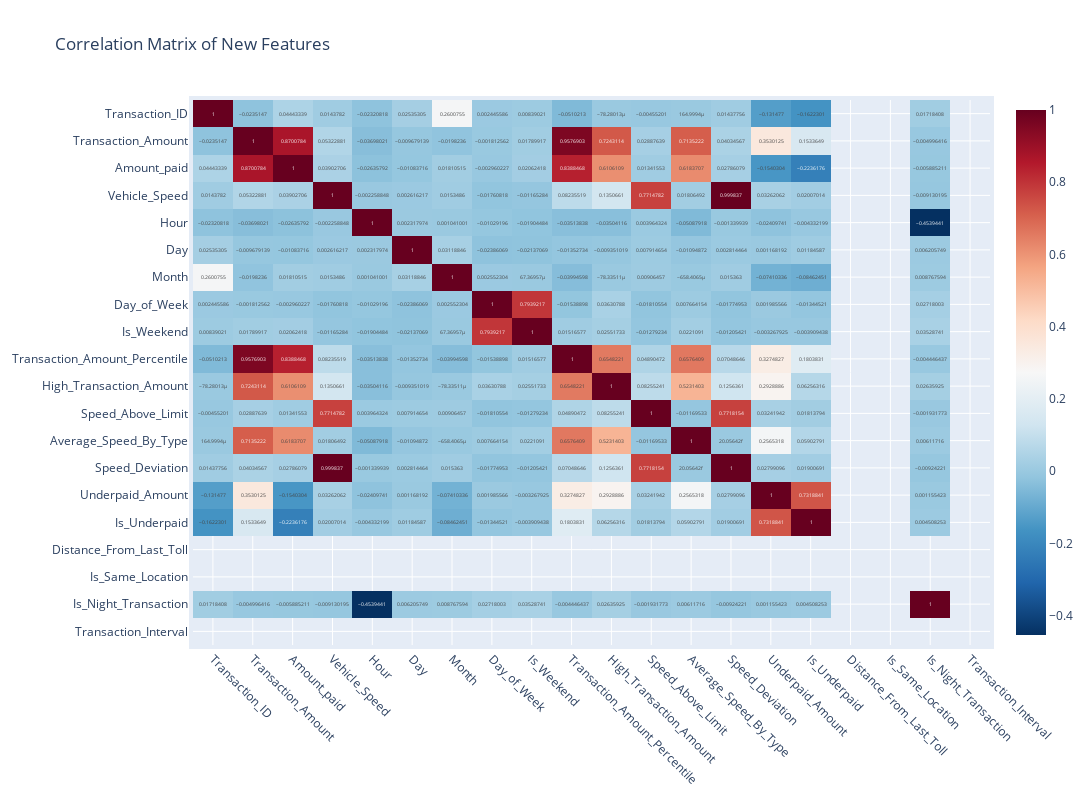

Notebook cell for this chart:
### Code cell
import plotly.express as px



# Calculate the correlation matrix for the new features
correlation_matrix = df.corr()

# Create an interactive heatmap using Plotly with improved readability
fig = px.imshow(correlation_matrix, 
                text_auto=True, 
                aspect="auto", 
                color_continuous_scale='RdBu_r', 
                title='Correlation Matrix of New Features')

# Update layout for better readability
fig.update_layout(
    autosize=False,
    width=1200,
    height=800,
    margin=dict(l=50, r=50, b=100, t=100, pad=4),
    xaxis=dict(tickangle=45),
    yaxis=dict(tickmode='linear')
)

# Show the interactive plot
fig.show()

### Figure 1 — Plotly figure (JSON) as saved in the notebook; plotly's stock layout.template omitted (floating-point values rounded to 4 significant figures; data arrays with more than 128 entries replaced by an {"elided": "..."} marker saying what was removed)
{"data": [{"coloraxis": "coloraxis", "hovertemplate": "x: %{x}<br>y: %{y}<br>color: %{z}<extra></extra>", "name": "0", "texttemplate": "%{z}", "type": "heatmap", "x": ["Transaction_ID", "Transaction_Amount", "Amount_paid", "Vehicle_Speed", "Hour", "Day", "Month", "Day_of_Week", "Is_Weekend", "Transaction_Amount_Percentile", "High_Transaction_Amount", "Speed_Above_Limit", "Average_Speed_By_Type", "Speed_Deviation", "Underpaid_Amount", "Is_Underpaid", "Distance_From_Last_Toll", "Is_Same_Location", "Is_Night_Transaction", "Transaction_Interval"], "xaxis": "x", "y": ["Transaction_ID", "Transaction_Amount", "Amount_paid", "Vehicle_Speed", "Hour", "Day", "Month", "Day_of_Week", "Is_Weekend", "Transaction_Amount_Percentile", "High_Transaction_Amount", "Speed_Above_Limit", "Average_Speed_By_Type", "Speed_Deviation", "Underpaid_Amount", "Is_Underpaid", "Distance_From_Last_Toll", "Is_Same_Location", "Is_Night_Transaction", "Transaction_Interval"], "yaxis": "y", "z": {"elided": "20x20 float values"}}], "layout": {"autosize": false, "coloraxis": {"colorscale": [[0, "rgb(5,48,97)"], [0.1, "rgb(33,102,172)"], [0.2, "rgb(67,147,195)"], [0.3, "rgb(146,197,222)"], [0.4, "rgb(209,229,240)"], [0.5, "rgb(247,247,247)"], [0.6, "rgb(253,219,199)"], [0.7, "rgb(244,165,130)"], [0.8, "rgb(214,96,77)"], [0.9, "rgb(178,24,43)"], [1, "rgb(103,0,31)"]]}, "height": 800, "margin": {"b": 100, "l": 50, "pad": 4, "r": 50, "t": 100}, "title": {"text": "Correlation Matrix of New Features"}, "width": 1200, "xaxis": {"anchor": "y", "autorange": true, "domain": [0, 1], "range": [-0.5, 19.5], "tickangle": 45, "type": "category"}, "yaxis": {"anchor": "x", "autorange": true, "domain": [0, 1], "range": [19.5, -0.5], "tickmode": "linear", "type": "category"}}}
